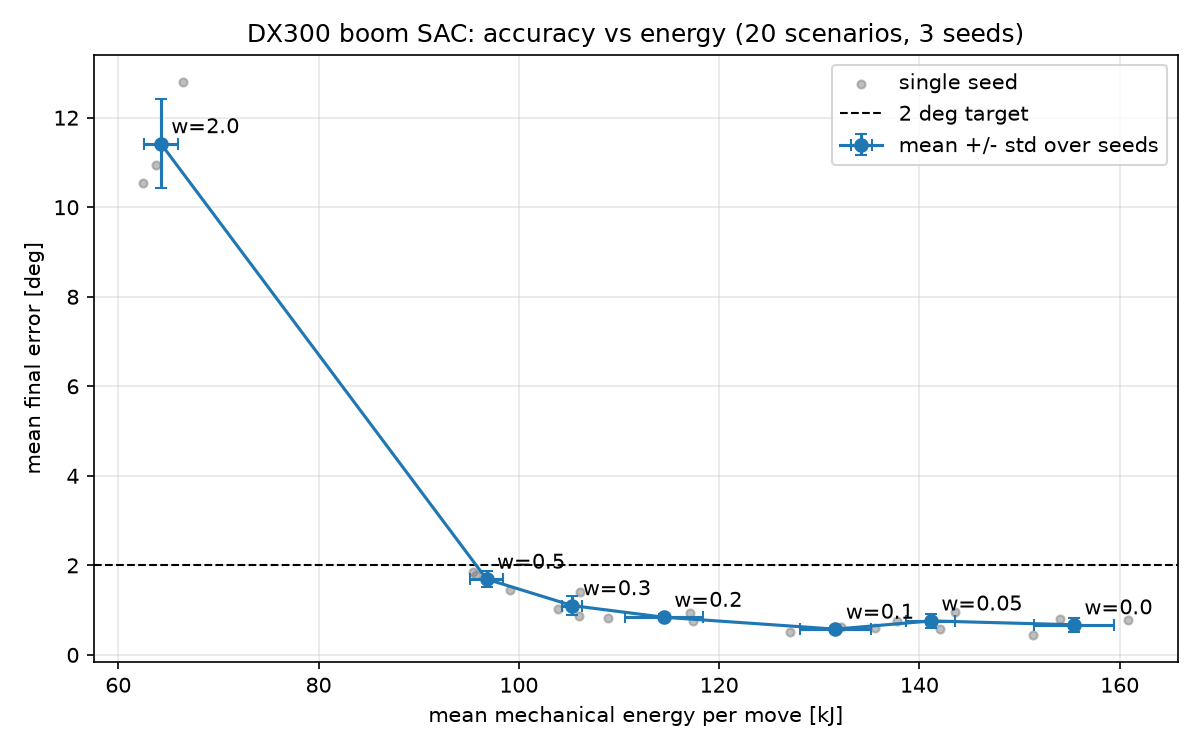

Write the Python code that produced this figure.
"""Step 7: knee sweep. Finer energy weights x 3 seeds, results saved to CSV.

Re-runs w=0 and w=2.0 on the current code (new end stops) so the whole curve is comparable.
Resumable: (w, seed) pairs already in the CSV are skipped, so Ctrl+C loses at most one run.
"""
import csv
import os
import time
import numpy as np
import matplotlib.pyplot as plt
from stable_baselines3 import SAC
from boom_env import BoomEnv

WEIGHTS = [0.0, 0.05, 0.1, 0.2, 0.3, 0.5, 2.0]
SEEDS = [0, 1, 2]
STEPS = 20_000
CSV_PATH = "rl/04_knee_sweep.csv"
PNG_PATH = "rl/04_knee_sweep.png"
FIELDS = ["w_energy", "seed", "error_deg", "energy_kJ", "valve_effort", "train_s"]

rng = np.random.default_rng(7)  # same 20 scenarios as 03_energy_sweep.py
SCENARIOS = [(rng.uniform(-0.4, 0.9), rng.uniform(-0.3, 0.9)) for _ in range(20)]


def run(model, env, th0, target):
    env.reset(seed=0)
    env.th, env.om, env.target = th0, 0.0, target
    obs, effort = env._obs(), 0.0
    for _ in range(env.max_steps):
        a, _ = model.predict(obs, deterministic=True)
        obs, _, _, trunc, _ = env.step(a)
        effort += float(a[0]) ** 2 * env.dt
        if trunc:
            break
    err = abs(np.degrees(env.target - env.th))
    return err, env.energy_J / 1000, effort


def load_done():
    if not os.path.exists(CSV_PATH):
        return []
    with open(CSV_PATH) as f:
        return [{k: float(v) for k, v in r.items()} for r in csv.DictReader(f)]


rows = load_done()
done = {(r["w_energy"], int(r["seed"])) for r in rows}
total = len(WEIGHTS) * len(SEEDS)

new_file = not os.path.exists(CSV_PATH)
with open(CSV_PATH, "a", newline="") as f:
    writer = csv.DictWriter(f, fieldnames=FIELDS)
    if new_file:
        writer.writeheader()
    for w in WEIGHTS:
        for s in SEEDS:
            if (w, s) in done:
                print(f"skip w={w} seed={s} (already in CSV)")
                continue
            env = BoomEnv(w_energy=w)
            model = SAC("MlpPolicy", env, device="cpu", seed=s, verbose=0, tensorboard_log="rl/tb")
            t0 = time.time()
            model.learn(total_timesteps=STEPS, tb_log_name=f"knee_w{w}_s{s}")
            errs, energies, efforts = zip(*[run(model, env, *sc) for sc in SCENARIOS])
            row = {"w_energy": w, "seed": s, "error_deg": float(np.mean(errs)),
                   "energy_kJ": float(np.mean(energies)), "valve_effort": float(np.mean(efforts)),
                   "train_s": round(time.time() - t0, 1)}
            writer.writerow(row); f.flush()
            rows.append(row)
            print(f"[{len(rows)}/{total}] w={w:<5} seed={s} | error {row['error_deg']:6.2f} deg"
                  f" | energy {row['energy_kJ']:5.0f} kJ | effort {row['valve_effort']:5.2f}"
                  f" | {row['train_s']:.0f} s")

# ---- summary: mean +/- std over seeds per weight ----
print("\n w_energy | error deg (mean +/- std) | energy kJ (mean +/- std) | seeds")
summary = []
for w in WEIGHTS:
    rs = [r for r in rows if r["w_energy"] == w]
    if not rs:
        continue
    e = np.array([r["error_deg"] for r in rs]); k = np.array([r["energy_kJ"] for r in rs])
    summary.append((w, e.mean(), e.std(), k.mean(), k.std()))
    print(f" {w:<8} | {e.mean():7.2f} +/- {e.std():5.2f}        | {k.mean():6.0f} +/- {k.std():4.0f}"
          f"           | {len(rs)}")

# ---- plot: Pareto front, energy vs error ----
fig, ax = plt.subplots(figsize=(8, 5))
ax.scatter([r["energy_kJ"] for r in rows], [r["error_deg"] for r in rows],
           s=15, c="gray", alpha=0.5, label="single seed")
w_, em, es, km, ks = zip(*summary)
ax.errorbar(km, em, xerr=ks, yerr=es, fmt="o-", capsize=3, label="mean +/- std over seeds")
for w, e, k in zip(w_, em, km):
    ax.annotate(f"w={w}", (k, e), xytext=(5, 5), textcoords="offset points")
ax.axhline(2.0, ls="--", c="k", lw=1, label="2 deg target")
ax.set_xlabel("mean mechanical energy per move [kJ]")
ax.set_ylabel("mean final error [deg]")
ax.set_title(f"DX300 boom SAC: accuracy vs energy ({len(SCENARIOS)} scenarios, {len(SEEDS)} seeds)")
ax.grid(alpha=0.3); ax.legend()
plt.tight_layout(); plt.savefig(PNG_PATH, dpi=150)
print(f"\nCSV: {CSV_PATH}\nplot: {PNG_PATH}")
